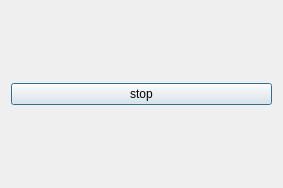
<?xml version="1.0" encoding="UTF-8"?>
<ui version="4.0">
 <class>Dialog</class>
 <widget class="QDialog" name="Dialog">
  <property name="geometry">
   <rect>
    <x>0</x>
    <y>0</y>
    <width>283</width>
    <height>188</height>
   </rect>
  </property>
  <property name="windowTitle">
   <string>Dialog</string>
  </property>
  <layout class="QGridLayout" name="gridLayout">
   <item row="0" column="0">
    <widget class="QPushButton" name="stop">
     <property name="text">
      <string>stop</string>
     </property>
    </widget>
   </item>
  </layout>
 </widget>
 <layoutdefault spacing="6" margin="11"/>
 <resources/>
 <connections/>
</ui>
